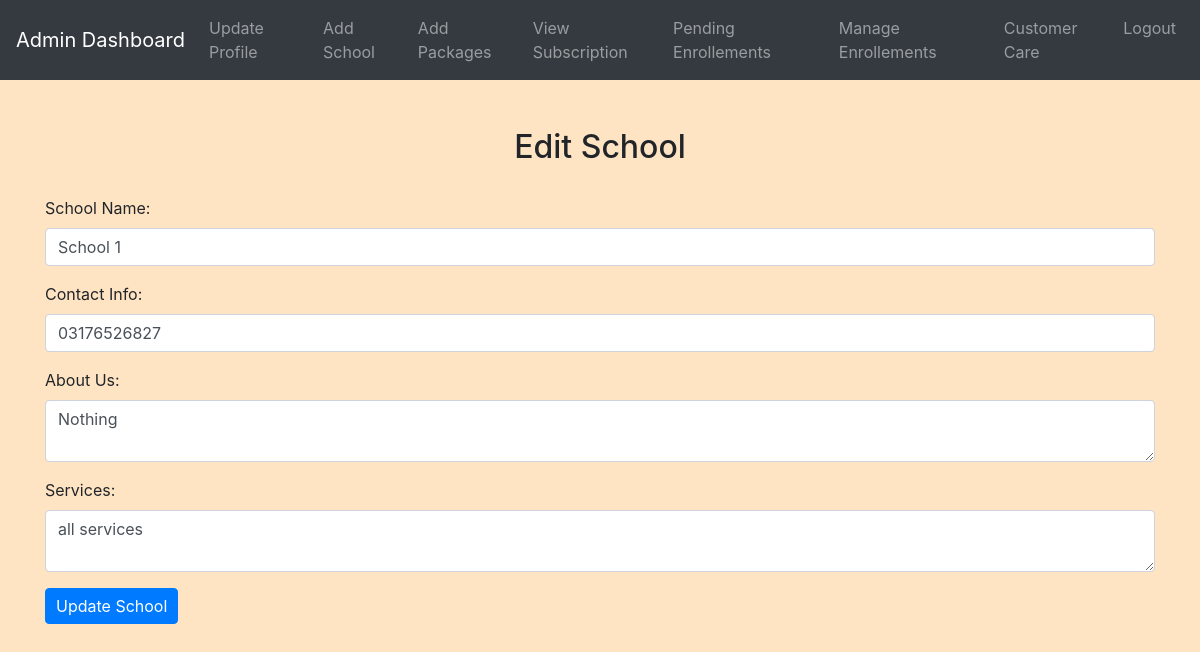
Screenshot of /admin/edit_school.php?id=1 with the database file from the repository.
### tables this page shows
CREATE TABLE `drivingschools` (
  `school_id` int(11) NOT NULL,
  `school_name` varchar(255) NOT NULL,
  `contact_info` varchar(255) NOT NULL,
  `about_us` text DEFAULT NULL,
  `services` text DEFAULT NULL,
  `picture_path` varchar(255) DEFAULT NULL
);

### admin/edit_school.php (the view, shortened to what this page needs)
<?php
include('config.php');
if (isset($_GET['id'])) {
    $schoolId = $_GET['id'];
    $selectSql = "SELECT * FROM DrivingSchools WHERE school_id = $schoolId";
    $result = $conn->query($selectSql);
    if ($result->num_rows === 1) {
        $row = $result->fetch_assoc();
    } else {
        $error_message = "School not found.";
    }
} else {
    header("Location: manage_schools.php");
    exit();
}
?>
<!DOCTYPE html>
<html>
<head>
    <link rel="stylesheet" href="https://stackpath.bootstrapcdn.com/bootstrap/4.5.2/css/bootstrap.min.css">
    <link rel="stylesheet" href="../css/style.css">
</head>
<body>
<?php include('admin_navbar.php'); ?>
    <div class="container mt-5">
        <h2>Edit School</h2>
        <form method="post" action="">
            <div class="form-group">
                <label for="school_name">School Name:</label>
                <input type="text" class="form-control" name="school_name" value="<?php echo $row['school_name']; ?>">
            </div>
            <div class="form-group">
                <label for="contact_info">Contact Info:</label>
                <input type="number" class="form-control" name="contact_info" value="<?php echo $row['contact_info']; ?>">
            </div>
            <div class="form-group">
                <label for="about_us">About Us:</label>
                <textarea class="form-control" name="about_us"><?php echo $row['about_us']; ?></textarea>
            </div>
            <div class="form-group">
                <label for="services">Services:</label>
                <textarea class="form-control" name="services"><?php echo $row['services']; ?></textarea>
            </div>
            <button type="submit" class="btn btn-primary" name="update">Update School</button>
        </form>
    </div>
</body>
</html>

### css/style.css (style rules this page uses)
body { background-color: bisque; }
h1, h2, h3, h4 { text-align: center; margin-top: 30px; margin-bottom: 30px; }
.btn-primary { padding: 5px 10px; }

### rows the page displays
drivingschools: school_name "School 1", contact_info "03176526827", about_us "Nothing", services "all services"
